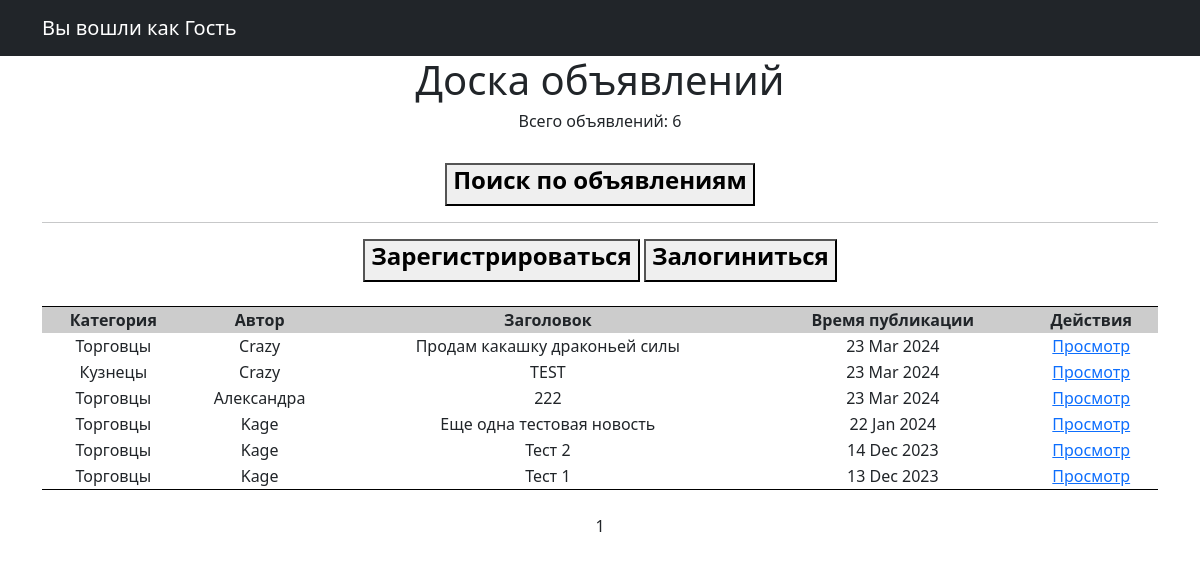
The app's page /posts/, older data.
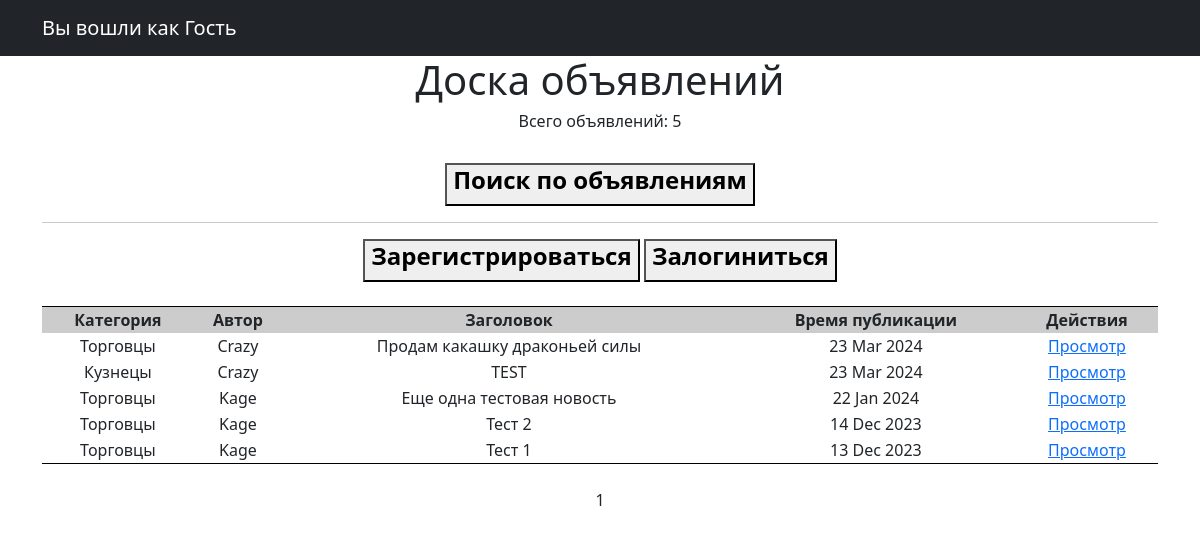
The same page, newer data.
### PostBoard_main/models.py (models this page shows, shortened)
class Posts(models.Model):
    tanks = 'TK'
    healers = 'HL'
    damage_dealers = 'DD'
    merchants = 'MR'
    guild_masters = 'GM'
    quest_givers = 'QG'
    smiths = 'SM'
    leather_workers = 'LW'
    potion_masters = 'PM'
    enchanters = 'EH'
    TYPE = [
        (tanks, 'Танки'), (healers, 'Хилеры'), (damage_dealers, 'ДД'), (merchants, 'Торговцы'),
        (guild_masters, 'Гильдмастера'), (quest_givers, 'Квестгиверы'), (smiths, 'Кузнецы'),
        (leather_workers, 'Кожевники'), (potion_masters, 'Зельевары'), (enchanters, 'Мастера заклинаний')
    ]
    type_post = models.CharField(max_length=2, choices=TYPE, default='MR', verbose_name='Время публикации')
    time_in = models.DateTimeField(auto_now_add=True, verbose_name='Время публикации')
    headline = models.CharField(max_length=128, verbose_name='Заголовок')
    text = RichTextUploadingField(config_name='my-toolbar', verbose_name='Текст')
    category = models.ForeignKey(Category, on_delete=models.CASCADE, related_name='category', verbose_name='Категория')
    to_reg_user = models.ForeignKey(RegUsers, on_delete=models.CASCADE, verbose_name='Автор')

class Category(models.Model):
    name = models.CharField(max_length=30, unique=True, help_text=_('Category name'))
    subscriber = models.ManyToManyField(User, through='Subscriptions')
    def __str__(self):
        return self.name.title()

class RegUsers(models.Model):
    reg_user = models.OneToOneField(User,  on_delete=models.CASCADE)
    code = models.CharField(max_length=6, blank=True, null=True, default=None)

### PostBoard_main/views.py (the view)
# urls.py: path('', PostsList.as_view(), name='posts'),
class PostsList(ListView):
    raise_exception = True
    model = Posts
    ordering = '-time_in'
    template_name = 'posts.html'
    context_object_name = 'posts'
    paginate_by = 20
    def get_context_data(self, **kwargs):
        context = super().get_context_data(**kwargs)
        context['time_now', 'is_reg_user'] = datetime.utcnow(), \
            self.request.user.groups.filter(name='Зарегистрированные пользователи').exists()
        return context

### templates/posts.html (shortened to what this page needs)
<!DOCTYPE html>
{% extends 'flatpages/default.html' %}
{% block content %}
    <h1>Доска объявлений</h1>
    <h6>Всего объявлений: {{ posts|length }}</h6>
    <br>
    <button>
        <a class="nav-link" href="{% url 'search' %}">
            <h4><strong>Поиск по объявлениям</strong></h4>
        </a>
    </button>
    <br>
    <hr>
    {% if not request.user.is_authenticated %}
    <button>
        <a class="nav-link" href="{% url 'account_signup' %}">
            <h4><strong>Зарегистрироваться</strong></h4>
        </a>
    </button>
    <button>
        <a class="nav-link" href="{% url 'account_login' %}">
            <h4><strong>Залогиниться</strong></h4>
        </a>
    </button>
    {% endif %}
    <br />
    {% if posts %}
        <table border="4" bordercolor="#000000" callspacing="0" callpadding="10" frame=Hsides rules=Cols width="100%" align="center">
            <br />
            <tr class="header">
                <th>Категория</th>
                <th>Автор</th>
                <th>Заголовок</th>
                <th>Время публикации</th>
                <th>Действия</th>
            </tr>
            {% for category in posts %}
            <tr>
                <td>{{ category.category }}</td>
                <td>{{ category.to_reg_user.reg_user }}</td>
                <td>{{ category.headline }}</td>
                <td>{{ category.time_in|date:'d M Y'  }}</td>
                <td>
                    <a href="{% url 'post_detail' pk=category.id %}"> Просмотр </a>
                </td>
            </tr>
            {% endfor %}
        </table>
    {% else %}
        <h2>Новостей нет! Вообще нет!</h2>
    {% endif %}
    <br>
    {{ page_obj.number }}
{% endblock content%}

Row changes from the older to the newer data that the page shows:
removed Posts: category "Торговцы", to_reg_user.reg_user "Александра", headline "222", time_in "23 Mar 2024"
Text that changed along with them:
{{ posts|length }}: "6" → "5"
